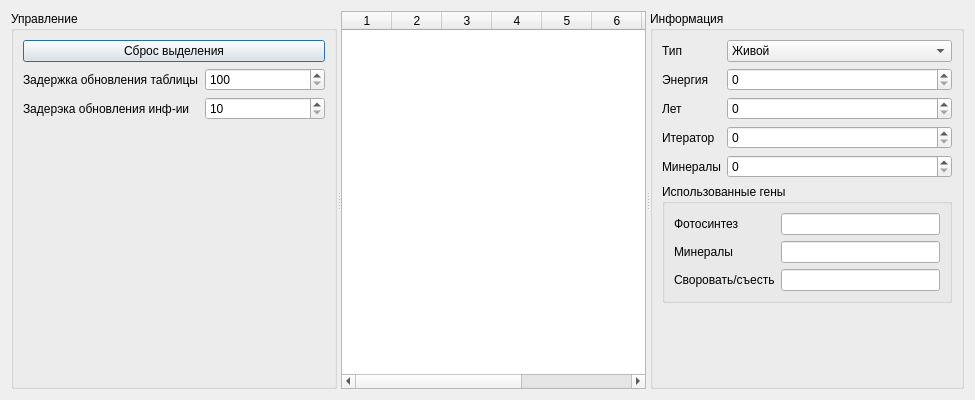
<?xml version="1.0" encoding="UTF-8"?>
<ui version="4.0">
 <class>BotEditor</class>
 <widget class="QDialog" name="BotEditor">
  <property name="geometry">
   <rect>
    <x>0</x>
    <y>0</y>
    <width>975</width>
    <height>400</height>
   </rect>
  </property>
  <property name="windowTitle">
   <string>Редактор</string>
  </property>
  <layout class="QGridLayout" name="gridLayout">
   <item row="0" column="1">
    <widget class="QSplitter" name="splitter">
     <property name="sizePolicy">
      <sizepolicy hsizetype="Preferred" vsizetype="Preferred">
       <horstretch>0</horstretch>
       <verstretch>0</verstretch>
      </sizepolicy>
     </property>
     <property name="orientation">
      <enum>Qt::Horizontal</enum>
     </property>
     <widget class="QGroupBox" name="groupBox_3">
      <property name="sizePolicy">
       <sizepolicy hsizetype="Preferred" vsizetype="Preferred">
        <horstretch>0</horstretch>
        <verstretch>0</verstretch>
       </sizepolicy>
      </property>
      <property name="title">
       <string>Управление</string>
      </property>
      <layout class="QFormLayout" name="formLayout_3">
       <item row="1" column="0">
        <widget class="QLabel" name="label_9">
         <property name="text">
          <string>Задержка обновления таблицы</string>
         </property>
        </widget>
       </item>
       <item row="1" column="1">
        <widget class="QSpinBox" name="tableDelay">
         <property name="minimum">
          <number>100</number>
         </property>
         <property name="maximum">
          <number>100000</number>
         </property>
        </widget>
       </item>
       <item row="2" column="0">
        <widget class="QLabel" name="label_10">
         <property name="text">
          <string>Задерэка обновления инф-ии</string>
         </property>
        </widget>
       </item>
       <item row="2" column="1">
        <widget class="QSpinBox" name="spinBox">
         <property name="minimum">
          <number>10</number>
         </property>
         <property name="maximum">
          <number>100000</number>
         </property>
        </widget>
       </item>
       <item row="0" column="0" colspan="2">
        <widget class="QPushButton" name="resetSelectionButton">
         <property name="text">
          <string>Сброс выделения</string>
         </property>
        </widget>
       </item>
      </layout>
     </widget>
     <widget class="QTableWidget" name="tableWidget">
      <property name="sizePolicy">
       <sizepolicy hsizetype="Preferred" vsizetype="Preferred">
        <horstretch>0</horstretch>
        <verstretch>0</verstretch>
       </sizepolicy>
      </property>
      <property name="horizontalScrollBarPolicy">
       <enum>Qt::ScrollBarAsNeeded</enum>
      </property>
      <property name="editTriggers">
       <set>QAbstractItemView::CurrentChanged</set>
      </property>
      <property name="selectionMode">
       <enum>QAbstractItemView::SingleSelection</enum>
      </property>
      <property name="columnCount">
       <number>10</number>
      </property>
      <attribute name="horizontalHeaderDefaultSectionSize">
       <number>50</number>
      </attribute>
      <attribute name="verticalHeaderMinimumSectionSize">
       <number>41</number>
      </attribute>
      <attribute name="verticalHeaderDefaultSectionSize">
       <number>50</number>
      </attribute>
      <column/>
      <column/>
      <column/>
      <column/>
      <column/>
      <column/>
      <column/>
      <column/>
      <column/>
      <column/>
     </widget>
     <widget class="QGroupBox" name="groupBox">
      <property name="sizePolicy">
       <sizepolicy hsizetype="Preferred" vsizetype="Preferred">
        <horstretch>0</horstretch>
        <verstretch>0</verstretch>
       </sizepolicy>
      </property>
      <property name="title">
       <string>Информация</string>
      </property>
      <layout class="QFormLayout" name="formLayout">
       <item row="0" column="0">
        <widget class="QLabel" name="label_3">
         <property name="text">
          <string>Тип</string>
         </property>
        </widget>
       </item>
       <item row="0" column="1">
        <widget class="QComboBox" name="type">
         <property name="currentIndex">
          <number>0</number>
         </property>
         <item>
          <property name="text">
           <string>Живой</string>
          </property>
         </item>
         <item>
          <property name="text">
           <string>Органика</string>
          </property>
         </item>
         <item>
          <property name="text">
           <string>Мертв</string>
          </property>
         </item>
         <item>
          <property name="text">
           <string/>
          </property>
         </item>
        </widget>
       </item>
       <item row="1" column="0">
        <widget class="QLabel" name="label">
         <property name="text">
          <string>Энергия</string>
         </property>
        </widget>
       </item>
       <item row="1" column="1">
        <widget class="QSpinBox" name="energy">
         <property name="maximum">
          <number>10000</number>
         </property>
        </widget>
       </item>
       <item row="2" column="0">
        <widget class="QLabel" name="label_2">
         <property name="text">
          <string>Лет</string>
         </property>
        </widget>
       </item>
       <item row="2" column="1">
        <widget class="QSpinBox" name="old">
         <property name="maximum">
          <number>10000</number>
         </property>
        </widget>
       </item>
       <item row="3" column="0">
        <widget class="QLabel" name="label_4">
         <property name="text">
          <string>Итератор</string>
         </property>
        </widget>
       </item>
       <item row="3" column="1">
        <widget class="QSpinBox" name="iterator">
         <property name="maximum">
          <number>10000</number>
         </property>
        </widget>
       </item>
       <item row="5" column="0" colspan="2">
        <widget class="QGroupBox" name="groupBox_2">
         <property name="title">
          <string>Использованные гены</string>
         </property>
         <layout class="QFormLayout" name="formLayout_2">
          <item row="0" column="0">
           <widget class="QLabel" name="label_5">
            <property name="text">
             <string>Фотосинтез</string>
            </property>
           </widget>
          </item>
          <item row="0" column="1">
           <widget class="QLineEdit" name="photosynthesisUsed"/>
          </item>
          <item row="1" column="0">
           <widget class="QLabel" name="label_6">
            <property name="text">
             <string>Минералы</string>
            </property>
           </widget>
          </item>
          <item row="1" column="1">
           <widget class="QLineEdit" name="mineralsUsed"/>
          </item>
          <item row="2" column="0">
           <widget class="QLabel" name="label_7">
            <property name="text">
             <string>Своровать/съесть</string>
            </property>
           </widget>
          </item>
          <item row="2" column="1">
           <widget class="QLineEdit" name="eatStealUsed"/>
          </item>
         </layout>
        </widget>
       </item>
       <item row="4" column="0">
        <widget class="QLabel" name="label_8">
         <property name="text">
          <string>Минералы</string>
         </property>
        </widget>
       </item>
       <item row="4" column="1">
        <widget class="QSpinBox" name="minerals">
         <property name="maximum">
          <number>10000</number>
         </property>
        </widget>
       </item>
      </layout>
     </widget>
    </widget>
   </item>
  </layout>
 </widget>
 <resources/>
 <connections/>
</ui>
